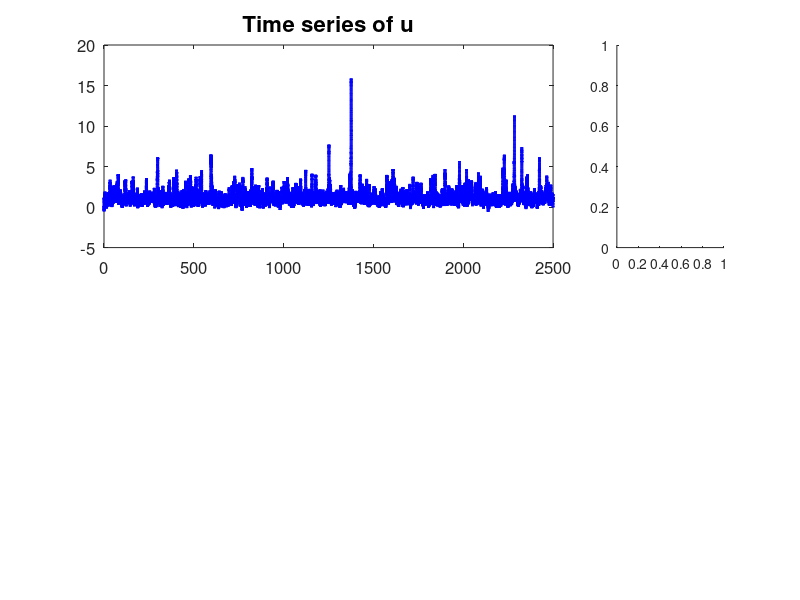

Recreate this plot in MATLAB. (Note: this script raises an error after producing the figure.)
% Chapter 6
% Computing the approximate response of the SPEKF model
% 1) the qG FDT based on the SPEKF model
% 2) the FDT based on the mean stochastic model (MSM)
% 3) the 'idealized response' but using Monte Carlo simulation rather than 
% the close analytic formula. The Monte Carlo simulation based calculation 
% suffers from the sampling error even for this two dimensional system due 
% to the appearance of the strong non-Gaussian PDF with a one-sided fat tail.  

rng(1) % fix the random number seed
N = 500000; % number of points in time to show the model trajectories
% model parameters
f = 1; 
sigma = 0.5;
sigma_gamma = 1;
d_gamma = 1.3;
gamma_hat = 1;
% forcing perturbation parameters
aa = 1; 
tc = 2;

u = zeros(1,N); % state variable u
gamma = zeros(1,N); % state variable gamma
dt = 0.005; % numerical integration time step
tnum = 2400; % number of points to compute the ACF of u in the SPEKF model, which will be used to calibrate the MSM
% numerical integration of the SPEKF model without adding the perturbation
for i = 2:N     
    u(i) = u(i-1) - gamma(i-1) * u(i-1) * dt + f * dt + sigma * sqrt(dt) * randn; 
    gamma(i) = gamma(i-1) - d_gamma * (gamma(i-1) - gamma_hat) * dt + sigma_gamma * sqrt(dt) * randn; 
end
% showing the time series and statistics of the unperturbed model
figure
subplot(2,4,1:3)
plot(dt:dt:N*dt,u,'b','linewidth',2)
set(gca,'fontsize',12);
box on
title('Time series of u','fontsize',16)
subplot(2,4,4)
[fi,xx]=ksdensity(u);
plot(xx,fi,'b','linewidth',2)
set(gca,'fontsize',12);
box on
title('PDF of u','fontsize',16)
subplot(2,4,[1:3]+4)
plot(dt:dt:N*dt,gamma,'b','linewidth',2)
set(gca,'fontsize',12);
box on
title('Time series of \gamma','fontsize',16)
subplot(2,4,4+4)
[fi,xx]=ksdensity(gamma);
plot(xx,fi,'b','linewidth',2)
set(gca,'fontsize',12);
box on
title('PDF of \gamma','fontsize',16)

umean_att = mean(u); % equilibrium mean of u
uvar_att = var(u); % equilibrium variance of u

ACF = crosscorr(u,u,tnum); % computing the cross correlation
ACF = ACF(tnum+1:end); % computing the ACF
ucorr_att = trapz(0:dt:tnum*dt, ACF); % computing the decorrelation time, which will be used to calibrate the MSM

Sigma = cov([u',gamma']); % covariance of u and gamma
time = 0:dt:tnum*dt; % time window with perturbation
F = 0.1*(tanh(aa * ( time - tc) ) + tanh(aa*tc))/(1+tanh(aa*tc)); % forcing perturbation
vv = Sigma^(-1) * [u - mean(u); gamma - mean(gamma)]; % computing the FDT
vv = vv(1,10000:end); % ignoring the burn-in period
uu = u(10000:end); % ignoring the burn-in period
gg = gamma(10000:end); % ignoring the burn-in period
xcf = crosscorr(vv,uu,tnum); % cross correlation 
xcf = xcf(tnum+1:end);
xcf2 = crosscorr(vv, (uu - mean(uu)).^2, tnum); % cross correlation 
xcf2 = xcf2(tnum+1:end);
resp1 = zeros(1,tnum+1);
resp2 = zeros(1,tnum+1);
for i = 2:tnum+1 % computing the FDT operators
    resp1(i) = trapz(dt:dt:i*dt,xcf(i:-1:1).*F(1:i));
    resp2(i) = trapz(dt:dt:i*dt,xcf2(i:-1:1).*F(1:i));
end
% showing the results
figure
% use the Monte Carlo method to compute the idealized response
time = 0:dt:tnum*dt;
a = 1;
Num = 100000; % ensemble number
u0 = u(10000:4:10000-4+4*Num)'; u0temp = u0; % initial value of u
gamma0 = gamma(10000:4:10000-4+4*Num)'; gamma0temp = gamma0; % initial value of gamma
u_mean = zeros(1,tnum+1); % mean of u
u_var = zeros(1,tnum+1); % variance of u
u_mean(1) = 0; % initial value in mean
u_var(1) = 0; % initial value i variance
for i = 1:tnum+1 % Monte Carlo simulation
    F = 0.1*(tanh(aa * ( i*dt - tc) ) + tanh(aa*tc))/(1+tanh(aa*tc))+f;
    u = u0 + (-gamma0 .* u0 + F) * dt + randn(Num,1) * sqrt(dt) * sigma;
    gamma = gamma0 - d_gamma * (gamma0 - gamma_hat) * dt + sigma_gamma * sqrt(dt) * randn(Num,1); 
    u0 = u;
    gamma0 = gamma;
    u_mean(i) = mean(u);
    u_var(i) = var(u);
end

% calibration the MSM by matching the mean, variance and decorrelation time
% to determine the three parameters
dm = 1/ucorr_att;
sigmam = sqrt(2*dm*uvar_att);
fm = umean_att * dm;

% computing the response using the MSM
% here, Monte Carlo simulation is used, but direct FDT can also be utilized
Num = 100000;
u0 = u0temp;
u_mean2 = zeros(1,tnum+1);
u_var2 = zeros(1,tnum+1);
u_mean2(1) = 0;
u_var2(1) = 0;
for i = 1:tnum+1
    F = 0.1*(tanh(aa * ( i*dt - tc) ) + tanh(aa*tc))/(1+tanh(aa*tc))+fm;
    u = u0 + (-dm .* u0 + F) * dt + randn(Num,1) * sqrt(dt) * sigmam;    
    u0 = u;
    u_mean2(i) = mean(u);
    u_var2(i) = var(u);
end
% showing the results
subplot(3,1,1)
hold on
plot(time, resp1 + u_mean_t0, 'r', 'linewidth',2)
plot(time, u_mean - u_mean(1) + u_mean_t0, 'k', 'linewidth',2)
plot(time, u_mean2 - u_mean2(1) + u_mean_t0, 'g', 'linewidth',2)
set(gca,'fontsize',12)
box on
legend('qG FDT','MC','MSM')
title('(a)  \langle{u}\rangle','fontsize',14,'fontname','times')
subplot(3,1,2)
hold on
plot(time, resp2 + u_var_t0,'r', 'linewidth',2)
plot(time, u_var - u_var(1) + u_var_t0, 'k', 'linewidth',2)
plot(time, u_var2*0 - u_var2(1)*0 + u_var_t0, 'g', 'linewidth',2) % there is no response of variance in the MSM
set(gca,'fontsize',12)
box on
title('(b)  Var(u)','fontsize',14,'fontname','times')
subplot(3,1,3) % time evolution of the forcing; perturbation starts at t = 0.
plot(s,ff,'b','linewidth',2)
set(gca,'fontsize',12)
box on
title('(c)  f_u','fontsize',14,'fontname','times')
xlim([0,s(end)])
xlabel('t')
